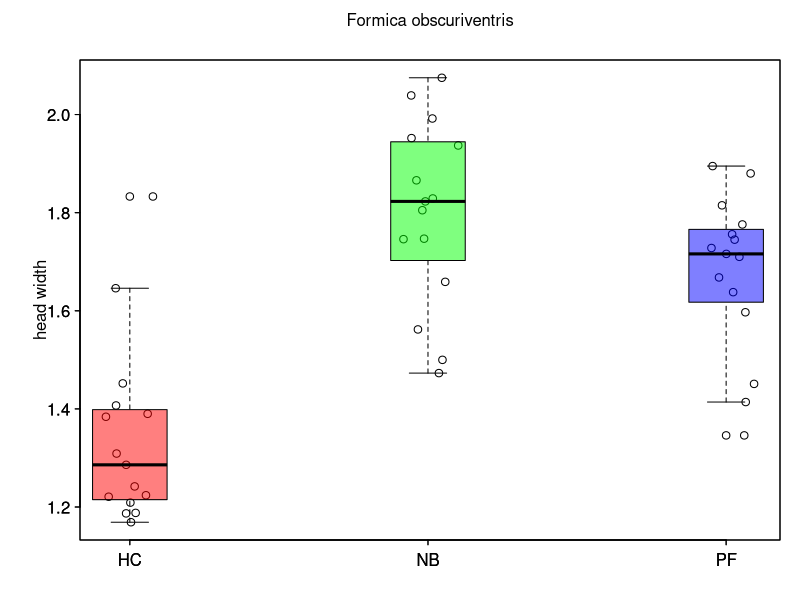
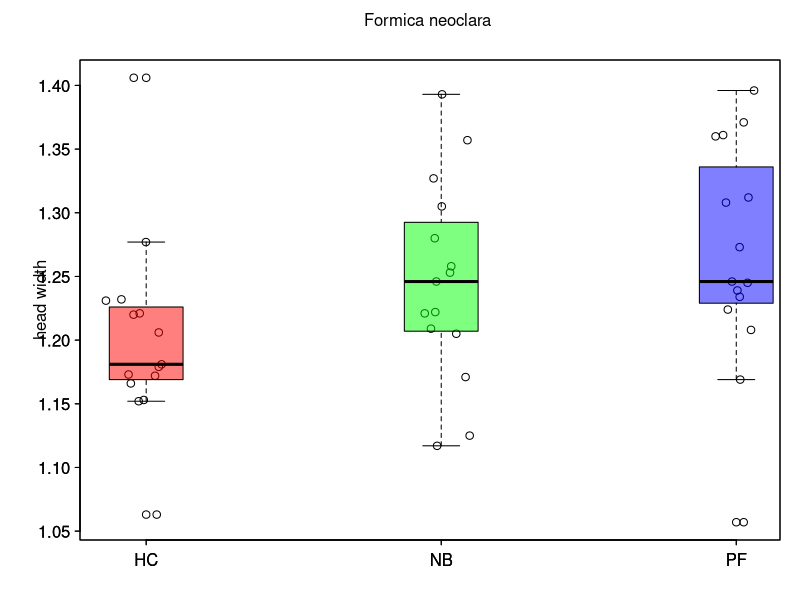
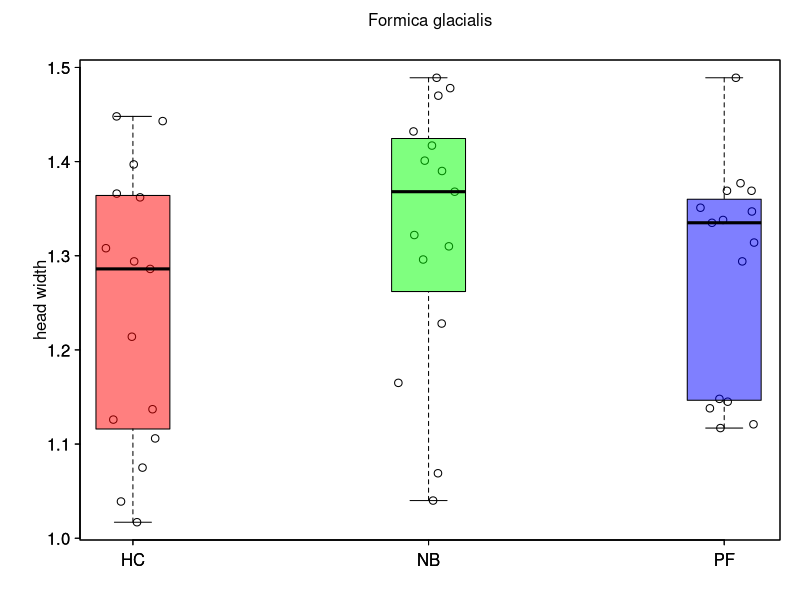
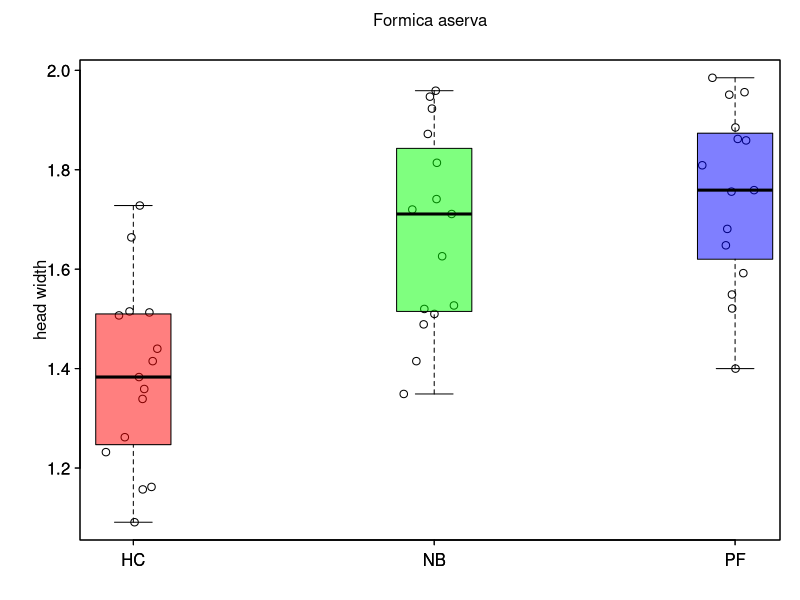
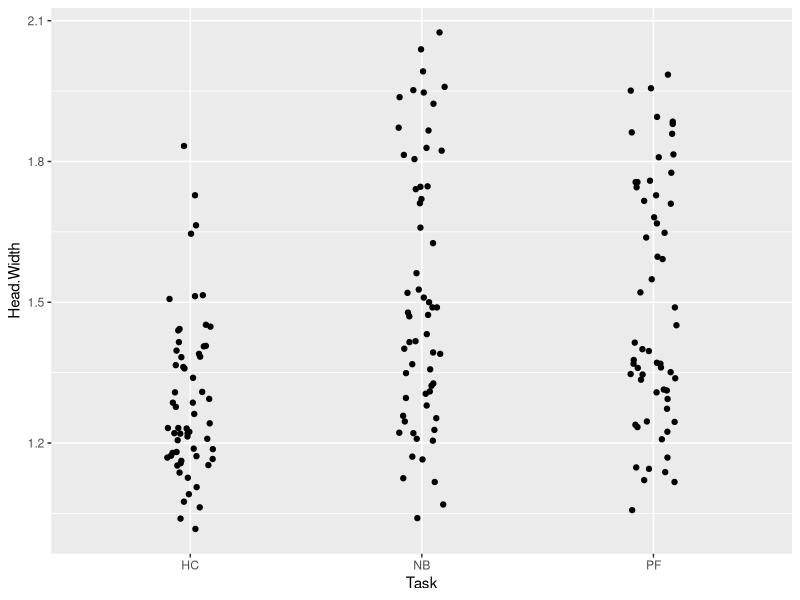
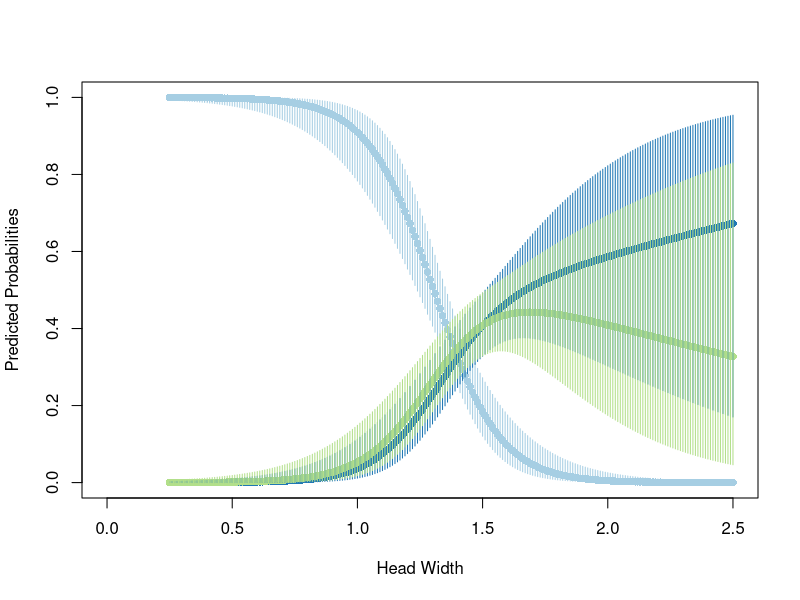

Recreate these plots in R, in order. (Note: this script raises an error after producing the figures.)
setwd('C:\\Users\\Nicole\\Desktop\\Evolution\\Tasks\\Project')
Data1<-read.csv("AntData.csv")
#hypothesis: 

#10 boxplots for 10 Species showing association between task and head width
VARtable <- data.frame(species=rep(NA, length=length(unique(Data1$Species))), HC=rep(NA, length=length(unique(Data1$Species))), NB=rep(NA, length=length(unique(Data1$Species))), PF=rep(NA, length=length(unique(Data1$Species))))
counter <- 1

for (i in unique(Data1$Species)){
  Species <- Data1[which(Data1$Species == i),]
  VARtable[counter,1] <- i
  
  X <- Species$Task
  repHC <- which(X == "HC")
  repNB <- which(X == "NB")
  repPF <- which(X == "PF")
  Z <- rep(1, length(X))
  Z[repHC] <- rnorm(length(repHC), 2, 0.05)
  Z[repNB] <- rnorm(length(repNB), 3, 0.05)
  Z[repPF] <- rnorm(length(repPF), 4, 0.05)
  
  VARtable[counter,2:4] <- c(var(Species$Head.Width[repHC]), var(Species$Head.Width[repNB]), var(Species$Head.Width[repPF]))
  counter <- counter+1
  jpeg(paste(i, ".jpeg", sep=""))
  par(las=1, mar=c(3,4,3,1), mgp=c(1.5, 0.5, 0), tck=-0.01)
  plot(Z, Species$Head.Width, xlab="", ylab="head width", xaxt="n")
  axis(1, at=c(2,3,4), labels=c("HC", "NB", "PF"))
  mtext(i, side=3, line=1.5)
  boxplot(Species$Head.Width~X, add=T, at=c(2,3,4), boxwex=0.25, col=c(rgb(1,0,0, .5), rgb(0,1,0, .5), rgb(0,0,1, .5)))
  dev.off()
}

chisq.test(Data1$Task, Data1$Head.Width, simulate.p.value=TRUE)

#multinomial logistic regression looking at head width and species impact on task assignment
library(nnet)
mlr <- multinom(Task ~ Head.Width + Species, data=Data1, Hess=TRUE, trace=FALSE)
mlr
summary(mlr)
z<-summary(mlr)$coefficients/summary(mlr)$standard.errors
z
p<-(1-pnorm(abs(z), 0, 1)) *2
p
exp(coef(mlr))
head(probability.table<-fitted(mlr))
confint(mlr)
exp(confint(mlr))

#boxplot of headwidth by task for all species

Data1$Task<-factor(Data1$Task, levels=c("HC", "NB", "PF"))

table(Data1$Task)
prop.table(table(Data1$Task))

library(ggplot2)

mlr2<-multinom(Task~Head.Width, data=Data1)
mlr2
summary(mlr2)
exp(coef(mlr2)['NB', 'Head.Width'])
exp(coef(mlr2)['PF', 'Head.Width'])
confint(mlr2)
exp(confint(mlr2))

jpeg("HeadWidthbyTaskboxplot.jpeg")
totalplot<-ggplot(Data1)+aes(x=Task, y=Head.Width)+geom_boxplot()
dev.off()

jpeg("HeadWidthbyTaskscatterplot.jpeg")
ggplot(Data1)+aes(y=Head.Width, x=Task)+geom_point(position=position_jitter(width=0.1, height=0))
dev.off()

#graph showing the predicted probability of a task assignment based on head width of an ant

library(ggeffects)
mlr_ME <- ggeffect(mlr, terms = "Head.Width[0.25:2.5,by=0.01]")
mlr_ME

jpeg("multinomialregression.jpeg")
Cols <- c('#a6cee3','#1f78b4','#b2df8a')
names(Cols) <- c("HC", "NB", "PF")
plot(mlr_ME$x, mlr_ME$predicted, pch=16, col=Cols[mlr_ME$response.level], xlim=c(0, 2.5), ylim=c(0,1), ylab="Predicted Probabilities", xlab="Head Width")

for (i in 1:length(mlr_ME$x)){
  segments(mlr_ME$x[i], mlr_ME$conf.low[i], mlr_ME$x[i], mlr_ME$conf.high[i], lwd=1, col=Cols[mlr_ME$response.level[i]])
}
dev.off()

jpeg("Phylogeny.jpeg")
text.string<-
  "((F. Ulkei), (((F. Rufa Sp. #2), (F. Rufa Sp. #1, F. Obscuriventris)), (F. Dakotensis, F. Aserva)), ((F. Neorufibarbis), ((F. Neoclara), (F. Glacialis, F. Podzolica))));"
vert.tree<-read.tree(text=text.string)
plot(vert.tree, edge.width=2)
dev.off()
